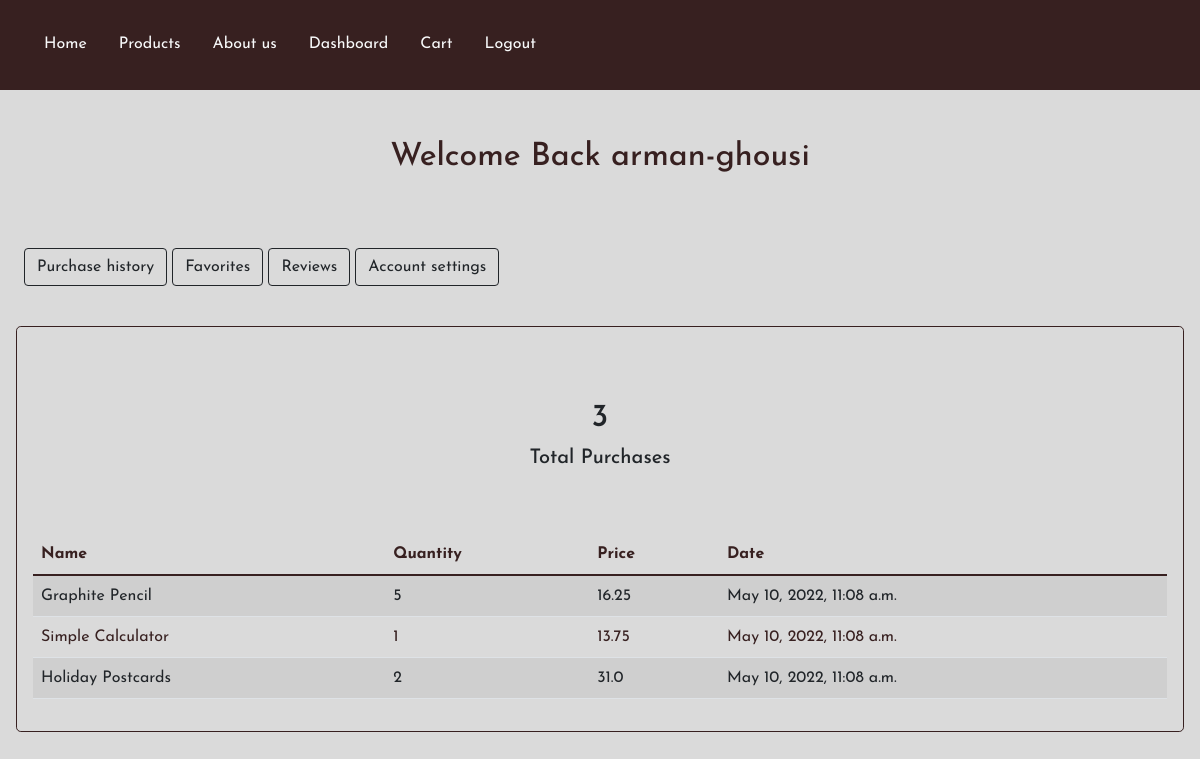
The app's page /accounts (signed in) with its own data.
### store_app/models.py (models this page shows)
class User(AbstractUser):
    id = models.AutoField(primary_key=True)
    is_left_handed = models.BooleanField(null=False, blank=False, default=False)
    address = models.TextField(null=False, blank=False)

class Purchase(models.Model):
    id = models.AutoField(primary_key=True)
    user = models.ForeignKey(User, on_delete=models.CASCADE, related_name="purchase_user")
    product = models.ForeignKey(Product, on_delete=models.CASCADE, related_name="purchase_product")
    quantity = models.IntegerField()
    rating = models.IntegerField(default=0)
    is_favorite = models.BooleanField(default=False)
    purchase_date = models.DateTimeField(auto_now_add=True)

class Product(models.Model):
    CATEGORIES = [
        ("pencils", "Pencils"),
        ("pens", "Pens"),
        ("notebooks", "Notebooks"),
        ("brushes", "Brushes"),
        ("calculators", "Calculators"),
        ("calendars", "Calendars"),
        ("gifting", "Gifting"),
        ("lamps", "Lamps"),
        ("coloring", "Coloring"),
        ("postcards", "Postcards"),
        ("postages", "Postages"),
        ("scissors", "Scissors")
    ]
    id = models.AutoField(primary_key=True)
    name = models.CharField(max_length=100, null=False, blank=False)
    description = models.TextField()
    price = models.FloatField(blank=False, null=False)
    category = models.CharField(max_length=50, choices=CATEGORIES)
    creation_date = models.DateTimeField(auto_now_add=True)
    availability = models.IntegerField()
    image = models.ImageField(upload_to=settings.MEDIA_ROOT)
    is_left_hand_compatible = models.BooleanField(default=False)

### store_app/views.py (the view)
# urls.py: path('accounts', views.account_view, name="accounts"),
@login_required
def account_view(request):
    user_purchases = Purchase.objects.filter(user=request.user)
    amount = len(user_purchases)
    return render(request, "store_app/dashboard.html", {
        "user": request.user,
        "purchases": user_purchases,
        "amount": amount
    })

### store_app/templatetags/multiply.py (called while the page is built)
@register.filter(name='multiply')
def multiply(num1, num2):
    return num1 * num2

### store_app/templates/store_app/dashboard.html (shortened to what this page needs)
{% extends "store_app/layout.html" %}
{% load static %}
{% load multiply %}
{% block style %}
    {% static "store_app/CSS/dashboard.css" %}
{% endblock %}
{% block body %}
    <section class="w-100">
        <h1 class="m-5 title text-center fs-2">Welcome Back {{ user.username }}</h1>
        <div>
            <div class="btn-group-sm-vertical mb-2 p-sm-0 p-md-4 w-sm-25 w-md-25">
                <button id="history" class="btn btn-outline-dark button">Purchase history</button>
                <button id="favorites" class="btn btn-outline-dark button">Favorites</button>
                <button id="reviews" class="btn btn-outline-dark button">Reviews</button>
                <button id="settings" class="btn btn-outline-dark button">Account settings</button>
            </div>
            <div id="history-section" class="w-sm-75 w-md-100 border-brown rounded-3 m-md-3 p-sm-1 p-md-3">
                <div class="d-flex flex-row justify-content-center align-items-center">
                    <div class="w-25 p-5 m-2 d-flex flex-column justify-content-center align-items-center">
                        <h2 class="text-center fs-2">{{ amount }}</h2>
                        <h2 class="text-center fs-5">Total Purchases</h2>
                    </div>
                </div>
                <div>
                    <table class="table table-striped table-hover title w-100">
                        <thead>
                            <tr>
                                <th>Name</th>
                                <th>Quantity</th>
                                <th>Price</th>
                                <th>Date</th>
                            </tr>
                        </thead>
                        <tbody>
                            {% for purchase in purchases %}
                                <tr>
                                    <td>{{ purchase.product.name }}</td>
                                    <td>{{ purchase.quantity }}</td>
                                    <td>{{ purchase.product.price|multiply:purchase.quantity }}</td>
                                    <td>{{ purchase.purchase_date }}</td>
                                </tr>
                            {% endfor %}
                        </tbody>
                    </table>
                </div>
            </div>
        </div>
    </section>
{% endblock %}

### store_app/static/store_app/CSS/dashboard.css (style rules this page uses)
* { margin: 0; padding: 0; font-family: 'Josefin Sans', sans-serif; }
body { background-color: #DADADA; }
.title { color: #372020; }
.border-brown { border: 1px solid #372020; }

### records on screen
User: username "arman-ghousi"
Purchase: product.name "Graphite Pencil", quantity "5", product.price|multiply "16.25", purchase_date "May 10, 2022, 11:08 a.m."
Purchase: product.name "Simple Calculator", quantity "1", product.price|multiply "13.75", purchase_date "May 10, 2022, 11:08 a.m."
Purchase: product.name "Holiday Postcards", quantity "2", product.price|multiply "31.0", purchase_date "May 10, 2022, 11:08 a.m."

### other values on screen
{{ amount }} "3"
